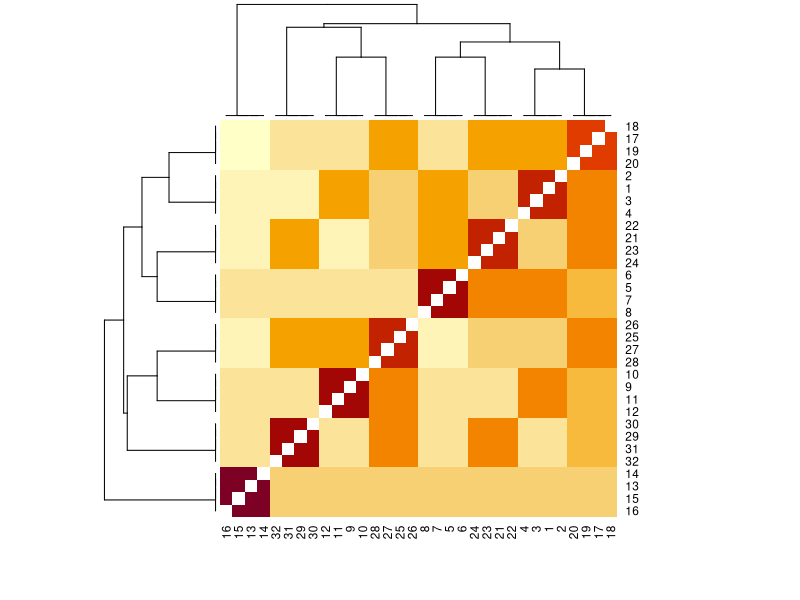

The R script that drew this image:
# create binary data matrix
wtab  <- as.data.frame(Titanic)
bdat  <- cbind(wtab$Sex=="Male",
               wtab$Age=="Child",
               wtab$Survived=="Yes")
# compute similarities
library("proxy")
d <- as.matrix(simil(bdat, method='Jaccard'))
heatmap(d)
